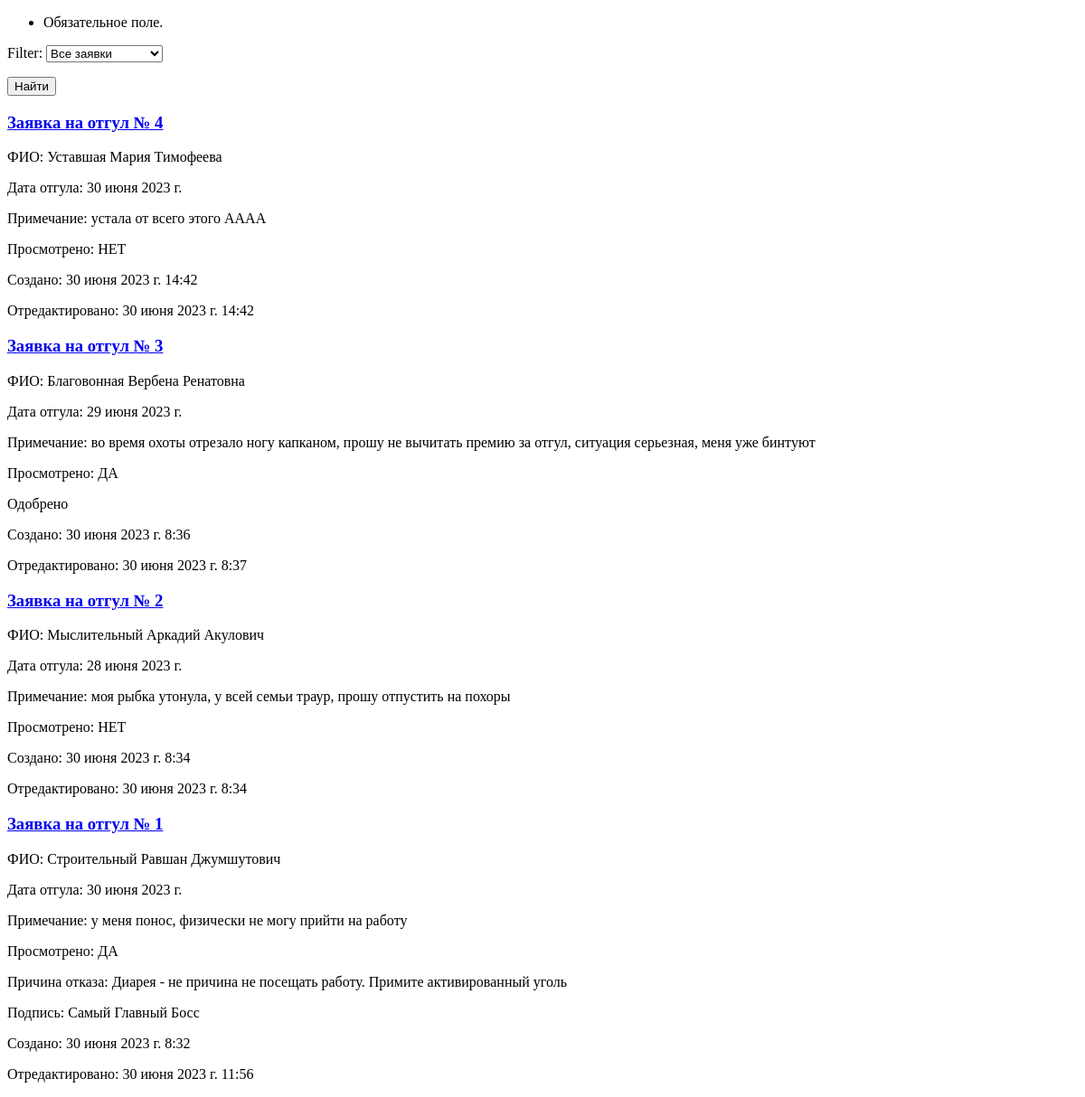
Page /leave-app/otgul/ on the earlier database version.
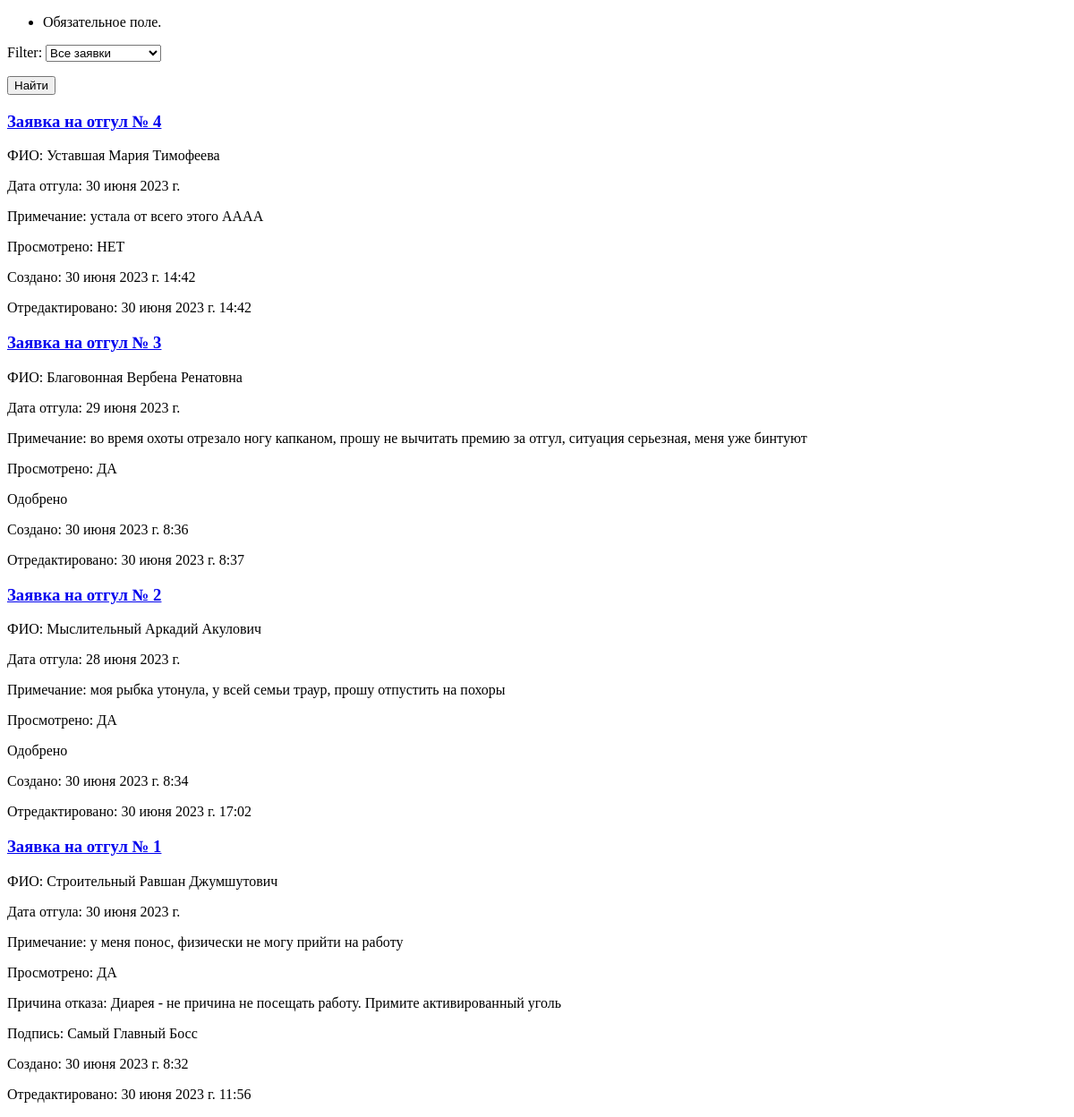
Same page on the later database version.
### leave_app/models.py (models this page shows)
class Base(models.Model):
    note = models.TextField(blank=False, verbose_name='Примечание')
    name = models.CharField(max_length=96, verbose_name='ФИО')
    otkaz = models.ForeignKey(Otkaz, on_delete=models.CASCADE, blank=True, null=True, verbose_name='Отказ')
    prosmotreno = models.BooleanField(default=False, blank=False, verbose_name='Заявка просмотрена')
    created_date=models.DateTimeField(auto_now_add=True, verbose_name='Дата создания')
    edit_date=models.DateTimeField(auto_now=True, verbose_name='Дата редактирования')
    class Meta:
        abstract = True

class Otgul(Base):
    date = models.DateField(blank=False, verbose_name='Дата')
    class Meta:
        verbose_name = 'Заявка на отгул'
        verbose_name_plural = 'Заявки на отгул'
        ordering = ['-created_date', '-edit_date']
    def __str__(self):
        return f'Заявка на отгул № {self.id}'

### leave_app/views.py (the view)
# urls.py: path('otgul/', OtgulListView.as_view()),
class OtgulListView(OtpuskListView):
    model = Otgul
    template_name = 'leave_app/otgul_list.html'
    context_object_name = 'otgul_list'

### leave_app/forms.py
class FilterForm(forms.Form):
    CHOICES = (
        ('1', 'Все заявки'),
        ('2', 'Обработанные'),
        ('3', 'Необработанные'),
    )
    filter = forms.ChoiceField(choices=CHOICES)

### leave_app/views.py (called while the page is built)
    def get(self, *args, **kwargs):
        form = FilterForm(self.request.GET)
        if form.is_valid():
            filter = int(form.cleaned_data['filter'])
            if filter == 1:
                otpusk_list = self.model.objects.all()
            elif filter == 2:
                otpusk_list = self.model.objects.filter(prosmotreno=True)
            else:
                otpusk_list = self.model.objects.filter(prosmotreno=False)
        else:
            otpusk_list = self.model.objects.all()
        return render (self.request, self.template_name, {self.context_object_name: otpusk_list, 'filter_form': form})

### leave_app/templates/leave_app/otgul_list.html
{%extends 'root.html'%}
{%block content%}
<form action="" method="get">
    {{filter_form.as_p}}
    <button type="submit">Найти</button>
</form>
    {%for otgul in otgul_list%}
    <a href="/leave-app/otkaz/{{otgul.id}}/?is_otpusk=false"><h3>{{otgul}}</h3></a>
    <p>ФИО: {{otgul.name}}</p>
    <p>Дата отгула: {{otgul.date}}</p>
    <p>Примечание: {{otgul.note}}</p>
    <p>Просмотрено: {% if otgul.prosmotreno%} ДА {%else%} НЕТ {%endif%}</p>
    {%if otgul.otkaz%}
        <p>Причина отказа: {{otgul.otkaz.note}} </p>
        <p>Подпись: {{otgul.otkaz.name}} </p>
    {%elif otgul.prosmotreno%}
        <p>Одобрено</p>
    {%endif%}
    <p>Создано: {{otgul.created_date}}</p>
    <p>Отредактировано: {{otgul.edit_date}}</p>
    {%endfor%}
{%endblock%}

Differences in the rows shown:
changed Otgul "Заявка на отгул № 2": edit_date "30 июня 2023 г. 8:34" → "30 июня 2023 г. 17:02"; prosmotreno "НЕТ" → "ДА Одобрено"
